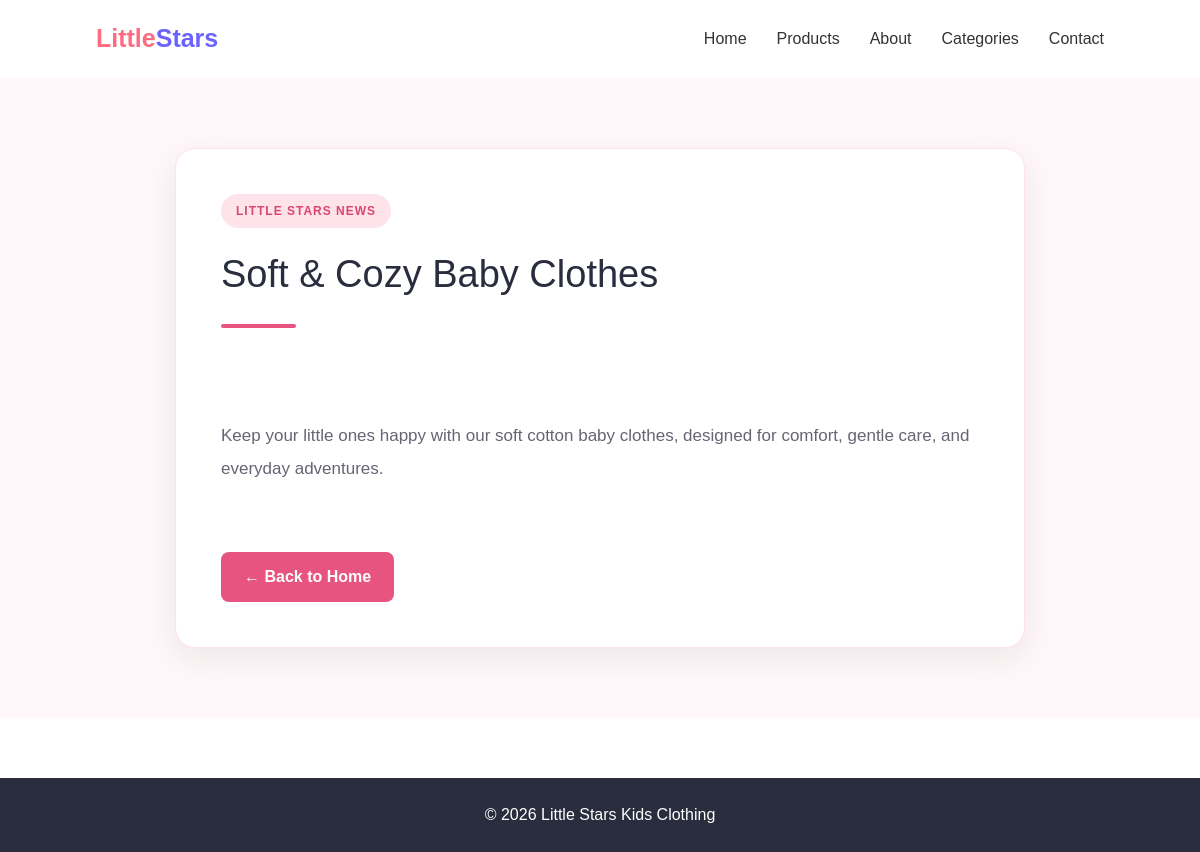
The app's page /news_detail/3 with its own data.
### news/models.py (models this page shows, shortened)
class News(models.Model):
    title = models.CharField(max_length=200)
    content = HTMLField() # here is the tiny-mc editor
    created_at = models.DateTimeField(auto_now_add=True)

### django_firstproject/views.py (the view)
# urls.py: path('news_detail/<newsid>',views.news_detail,name="news_detail"),
def news_detail(request,newsid):
    newsDetail=News.objects.get(id=newsid)
    data={
        'newsdetail':newsDetail
    }
    return render(request,'detailed_page.html',data)

### template/detailed_page.html (shortened to what this page needs)
{% extends 'base.html' %}
{% block content %}
<section class="news-detail-page">
    <article class="news-card">
        <span class="news-label">LITTLE STARS NEWS</span>
        <h1 class="news-title">
            {{ newsdetail.title }}
        </h1>
        <hr class="news-divider">
        <div class="news-description">
            {{ newsdetail.content | safe }}
        </div>
        <a href="/" class="back-btn">
            ← Back to Home
        </a>
    </article>
</section>
{% endblock %}

### static/css/base.css (style rules this page uses)
* { margin: 0; padding: 0; box-sizing: border-box; }
body { font-family: Arial, sans-serif; }

### template/detailed_page.html (style rules this page uses)
.news-detail-page { min-height: 75vh; padding: 70px 20px; background: #fff7f9; }
.news-card { max-width: 850px; margin: auto; padding: 45px; background: white; border-radius: 20px; box-shadow: 0 10px 35px rgba(40, 20, 30, 0.08); border: 1px solid #ffe1e9; }
.news-label { display: inline-block; padding: 8px 15px; margin-bottom: 22px; border-radius: 30px; background: #ffe3eb; color: #d94675; font-size: 12px; font-weight: bold; letter-spacing: 1px; }
.news-title { margin-bottom: 25px; color: #292d3e; font-size: 38px; line-height: 1.3; overflow-wrap: anywhere; }
.news-divider { width: 75px; height: 4px; margin-bottom: 28px; background: #e75480; border: none; border-radius: 5px; }
.news-description { color: #656575; font-size: 17px; line-height: 1.9; overflow-wrap: anywhere; white-space: pre-line; }
.back-btn { display: inline-block; margin-top: 35px; padding: 13px 23px; background: #e75480; color: white; border-radius: 8px; text-decoration: none; font-weight: bold; transition: 0.3s; }

### records on screen
News: title "Soft & Cozy Baby Clothes", content "Keep your little ones happy with our soft cotton baby clothes, designed for comfort, gentle care, and everyday adventures."
